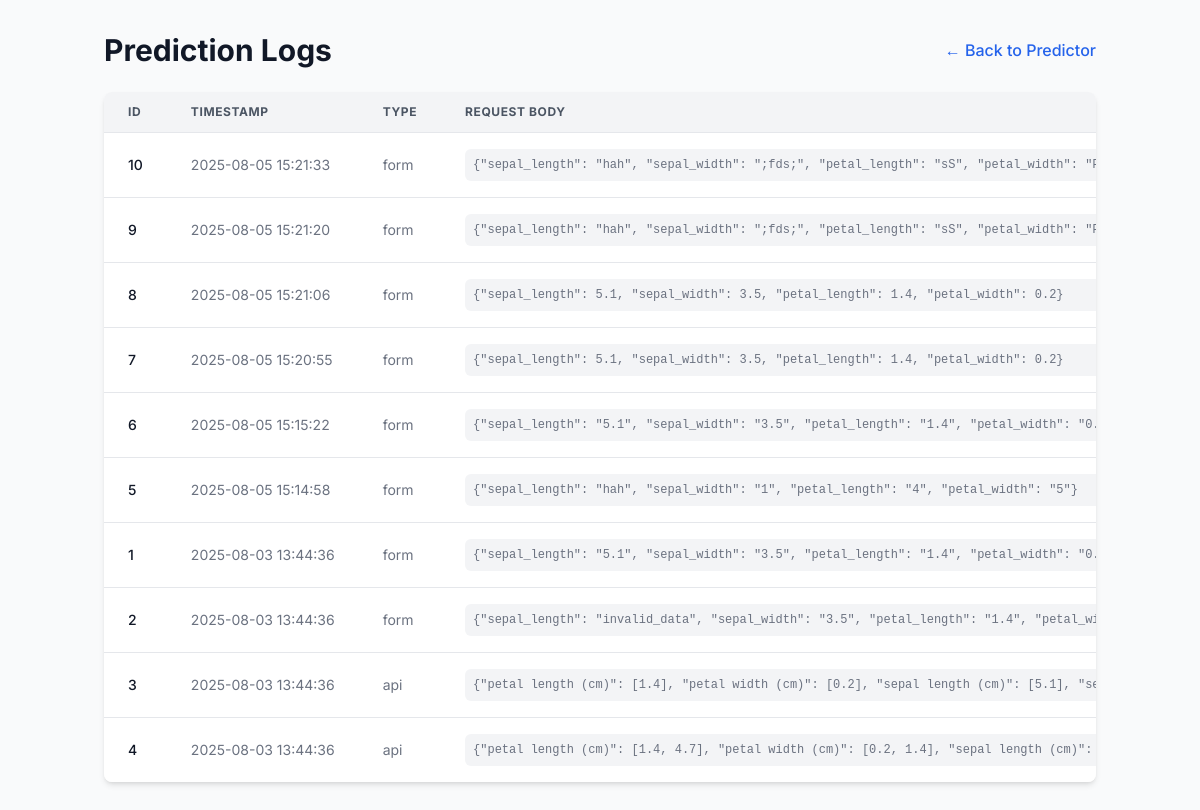
/view_logs, run on an earlier commit of the app's database.
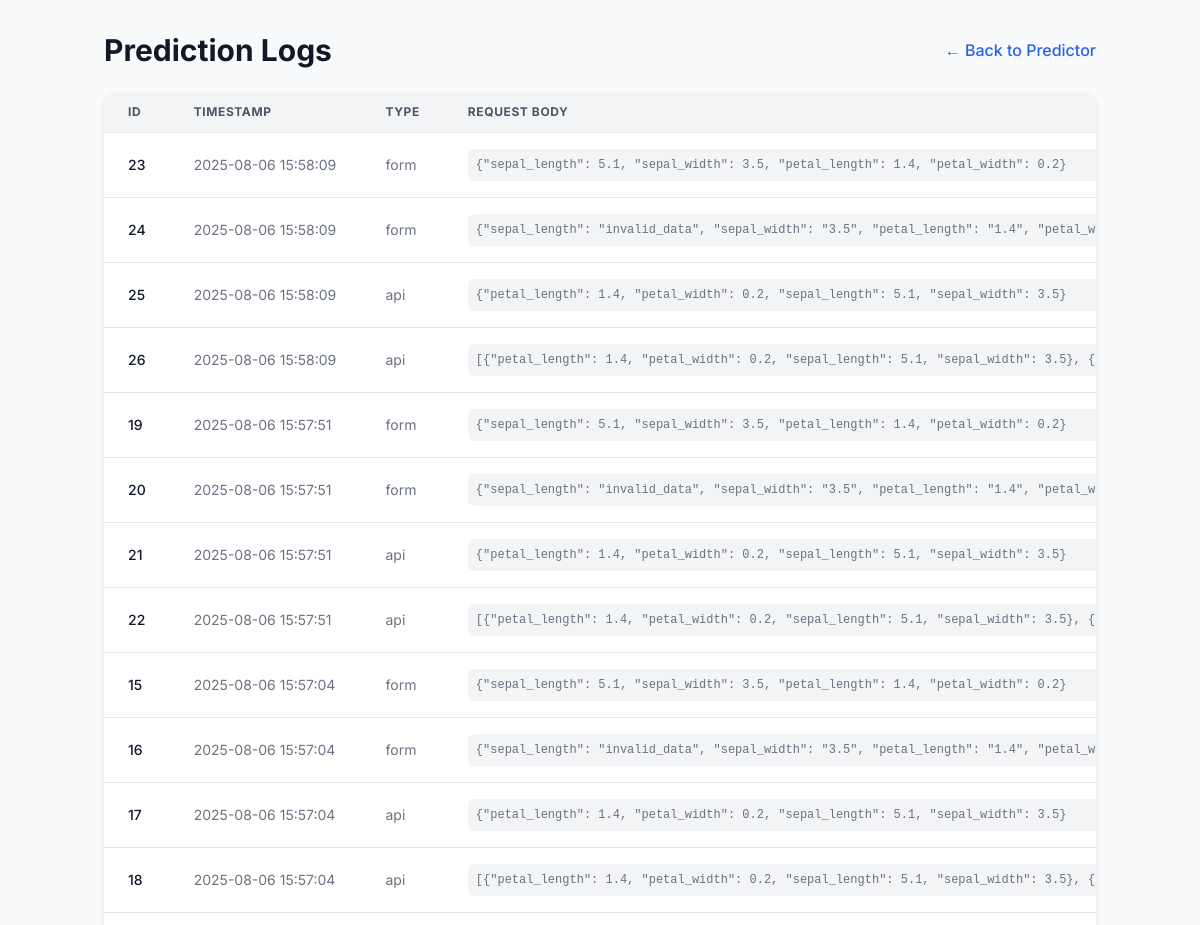
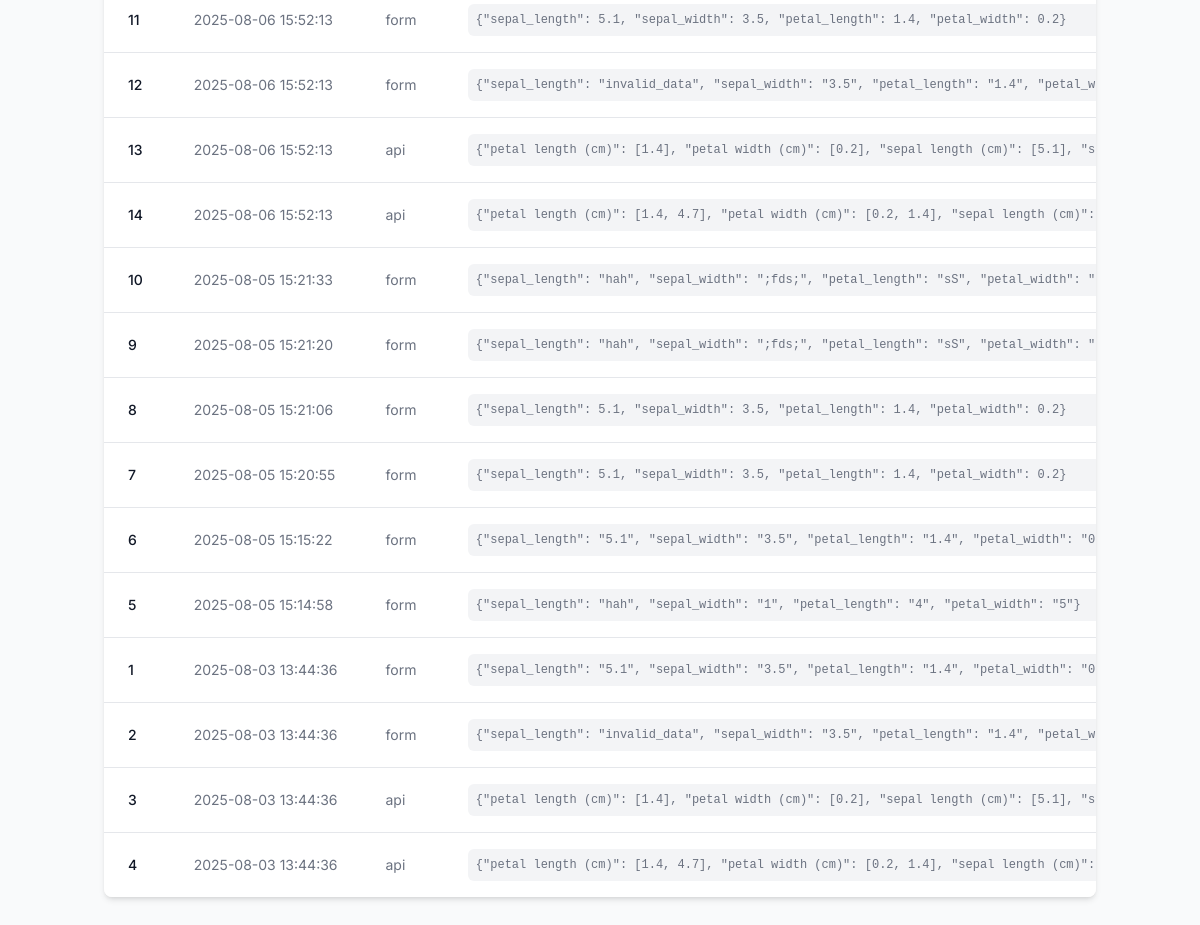
And on a later commit of the database (2 pictures, top to bottom).
### tables this page shows
CREATE TABLE predictions (
  id INTEGER PRIMARY KEY AUTOINCREMENT,
  timestamp DATETIME DEFAULT CURRENT_TIMESTAMP,
  request_type TEXT NOT NULL,
  request_body TEXT NOT NULL,
  prediction_output TEXT NOT NULL,
  status TEXT NOT NULL
);

### app/Iris_predictor.py (the view)
@app.route('/view_logs')
def view_logs_html():
    logs = database.query_logs()
    return render_template('logs.html', logs=logs)

### app/Iris_predictor.py (called while the page is built)
@app.before_request
def before_request_timing():
    g.start_time = time.monotonic()

@app.after_request
def after_request_timing(response):
    if 'start_time' in g:
        duration_ms = (time.monotonic() - g.start_time) * 1000
        response_times.append(duration_ms)
    return response

### app/database.py (called while the page is built)
def get_db():
    if 'db' not in g:
        os.makedirs(DATABASE_FOLDER, exist_ok=True)
        g.db = sqlite3.connect(DATABASE_PATH, detect_types=sqlite3.PARSE_DECLTYPES)
        g.db.row_factory = sqlite3.Row
    return g.db

def query_logs():
    db = get_db()
    logs = db.execute(
        'SELECT id, timestamp, request_type, request_body, prediction_output, status '
        'FROM predictions ORDER BY timestamp DESC'
    ).fetchall()
    return [dict(log) for log in logs]

### app/templates/logs.html (shortened to what this page needs)
<!DOCTYPE html>
<html lang="en">
<head>
    <script src="https://cdn.tailwindcss.com"></script>
</head>
<body class="bg-gray-50 text-gray-800">
    <div class="container mx-auto px-4 py-8">
        <div class="flex justify-between items-center mb-6">
            <h1 class="text-3xl font-bold text-gray-900">Prediction Logs</h1>
            <a href="/" class="text-blue-600 hover:text-blue-800 font-medium transition-colors"> &larr; Back to Predictor</a>
        </div>
        <div class="bg-white shadow-md rounded-lg overflow-hidden">
            <div class="overflow-x-auto">
                <table class="min-w-full divide-y divide-gray-200">
                    <thead class="bg-gray-100">
                        <tr>
                            <th scope="col" class="px-6 py-3 text-left text-xs font-bold text-gray-600 uppercase tracking-wider">ID</th>
                            <th scope="col" class="px-6 py-3 text-left text-xs font-bold text-gray-600 uppercase tracking-wider">Timestamp</th>
                            <th scope="col" class="px-6 py-3 text-left text-xs font-bold text-gray-600 uppercase tracking-wider">Type</th>
                            <th scope="col" class="px-6 py-3 text-left text-xs font-bold text-gray-600 uppercase tracking-wider">Request Body</th>
                        </tr>
                    </thead>
                    <tbody class="bg-white divide-y divide-gray-200">
                        {% for log in logs %}
                        <tr>
                            <td class="px-6 py-4 whitespace-nowrap text-sm font-medium text-gray-900">{{ log.id }}</td>
                            <td class="px-6 py-4 whitespace-nowrap text-sm text-gray-500">{{ log.timestamp }}</td>
                            <td class="px-6 py-4 whitespace-nowrap text-sm text-gray-500">{{ log.request_type }}</td>
                            <td class="px-6 py-4 text-sm text-gray-500"><pre class="bg-gray-100 p-2 rounded-md font-mono text-xs">{{ log.request_body }}</pre></td>
                        </tr>
                        {% endfor %}
                    </tbody>
                </table>
            </div>
        </div>
    </div>
</body>
</html>

### app/templates/logs.html (style rules this page uses)
body { font-family: 'Inter', sans-serif; }

What changed in the data, as far as the page shows it:
added predictions: id "23", timestamp "2025-08-06 15:58:09", request_type "form", request_body "{\"sepal_length\": 5.1, \"sepal_width\": 3.5, \"petal_length\": 1.4, \"petal_width\": 0.2}"
added predictions: id "24", timestamp "2025-08-06 15:58:09", request_type "form", request_body "{\"sepal_length\": \"invalid_data\", \"sepal_width\": \"3.5\", \"petal_length\": \"1.4\",…"
added predictions: id "25", timestamp "2025-08-06 15:58:09", request_type "api", request_body "{\"petal_length\": 1.4, \"petal_width\": 0.2, \"sepal_length\": 5.1, \"sepal_width\": 3.5}"
added predictions: id "26", timestamp "2025-08-06 15:58:09", request_type "api", request_body "[{\"petal_length\": 1.4, \"petal_width\": 0.2, \"sepal_length\": 5.1, \"sepal_width\": 3.5},…"
added predictions: id "19", timestamp "2025-08-06 15:57:51", request_type "form", request_body "{\"sepal_length\": 5.1, \"sepal_width\": 3.5, \"petal_length\": 1.4, \"petal_width\": 0.2}"
added predictions: id "20", timestamp "2025-08-06 15:57:51", request_type "form", request_body "{\"sepal_length\": \"invalid_data\", \"sepal_width\": \"3.5\", \"petal_length\": \"1.4\",…"
added predictions: id "21", timestamp "2025-08-06 15:57:51", request_type "api", request_body "{\"petal_length\": 1.4, \"petal_width\": 0.2, \"sepal_length\": 5.1, \"sepal_width\": 3.5}"
added predictions: id "22", timestamp "2025-08-06 15:57:51", request_type "api", request_body "[{\"petal_length\": 1.4, \"petal_width\": 0.2, \"sepal_length\": 5.1, \"sepal_width\": 3.5},…"
added predictions: id "15", timestamp "2025-08-06 15:57:04", request_type "form", request_body "{\"sepal_length\": 5.1, \"sepal_width\": 3.5, \"petal_length\": 1.4, \"petal_width\": 0.2}"
added predictions: id "16", timestamp "2025-08-06 15:57:04", request_type "form", request_body "{\"sepal_length\": \"invalid_data\", \"sepal_width\": \"3.5\", \"petal_length\": \"1.4\",…"
added predictions: id "17", timestamp "2025-08-06 15:57:04", request_type "api", request_body "{\"petal_length\": 1.4, \"petal_width\": 0.2, \"sepal_length\": 5.1, \"sepal_width\": 3.5}"
added predictions: id "18", timestamp "2025-08-06 15:57:04", request_type "api", request_body "[{\"petal_length\": 1.4, \"petal_width\": 0.2, \"sepal_length\": 5.1, \"sepal_width\": 3.5},…"
added predictions: id "11", timestamp "2025-08-06 15:52:13", request_type "form", request_body "{\"sepal_length\": 5.1, \"sepal_width\": 3.5, \"petal_length\": 1.4, \"petal_width\": 0.2}"
added predictions: id "12", timestamp "2025-08-06 15:52:13", request_type "form", request_body "{\"sepal_length\": \"invalid_data\", \"sepal_width\": \"3.5\", \"petal_length\": \"1.4\",…"
added predictions: id "13", timestamp "2025-08-06 15:52:13", request_type "api", request_body "{\"petal length (cm)\": [1.4], \"petal width (cm)\": [0.2], \"sepal length (cm)\": [5.1],…"
added predictions: id "14", timestamp "2025-08-06 15:52:13", request_type "api", request_body "{\"petal length (cm)\": [1.4, 4.7], \"petal width (cm)\": [0.2, 1.4], \"sepal length (cm)\":…"
